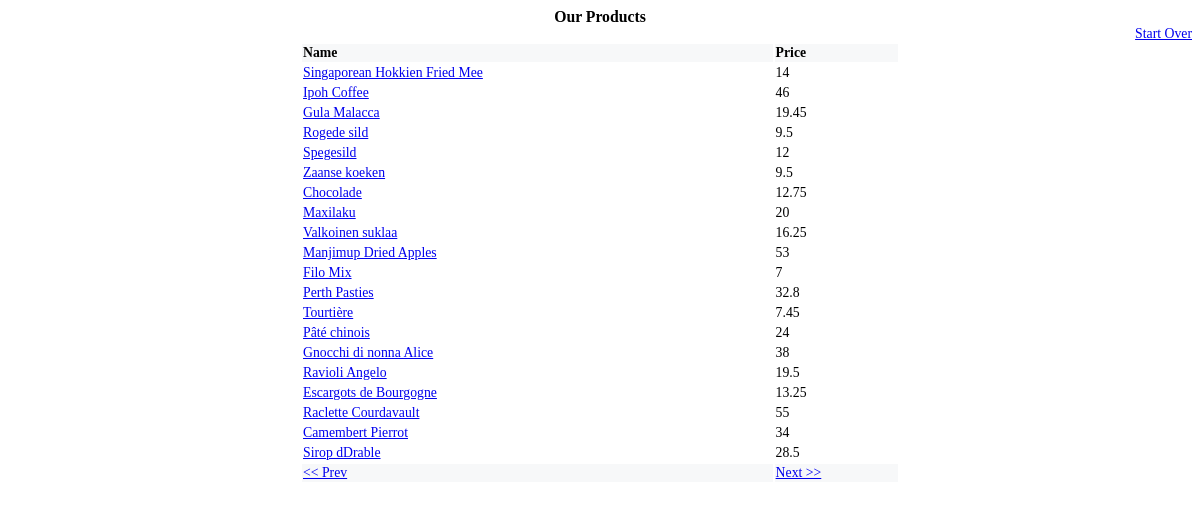
The page /index.php?view=table&rownum=41 on the database its author committed.
### tables this page shows
CREATE TABLE products (
  PRODUCTID int(11) NOT NULL auto_increment,
  PRODUCTNAME varchar(255) NOT NULL default '',
  UNITPRICE varchar(255) NOT NULL default '',
  UNITSINSTOCK varchar(255) NOT NULL default '',
  DISCONTINUED varchar(255) NOT NULL default '',
  PRIMARY KEY  (PRODUCTID)
);

### lib/ProductController.php (called while the page is built, shortened)
<?php
class ProductController extends ProductView {
    function ProductController (&$model,$getvars=null) {
        $this->header();
        switch ( $getvars['view'] ) {
            default:
                if ( empty ($getvars['rownum']) ) {
                    $this->productTable();
                } else {
                    $this->productTable($getvars['rownum']);
                }
                break;
        }
        $this->footer();
    }
}
?>

### lib/DataAccess.php (called while the page is built, shortened)
<?php
class DataAccess {
    var $db;
    var $query;
    function DataAccess ($host,$user,$pass,$db) {
        $this->db=mysql_pconnect($host,$user,$pass);
    }
    function fetch($sql) {
        $this->query=mysql_unbuffered_query($sql,$this->db);
    }
    function getRow () {
        if ( $row=mysql_fetch_array($this->query,MYSQL_ASSOC) )
            return $row;
        else
            return false;
    }
}
?>

### lib/ProductModel.php (called while the page is built, shortened)
<?php
class ProductModel {
    var $dao;
    function ProductModel (&$dao) {
        $this->dao=& $dao;
    }
    function listProducts($start=1,$rows=50) {
        $this->dao->fetch("SELECT * FROM products LIMIT ".$start.", ".$rows);
    }
    function getProduct() {
        if ( $product=$this->dao->getRow() )
            return $product;
        else
            return false;
    }
}
?>

### lib/ProductView.php (the view, shortened to what this page needs)
<?php
class ProductView {
    var $model;
    var $output;
    function ProductView (&$model) {
        $this->model=& $model;
    }
    function header () {
        $this->output=<<<EOD
<!doctype html public "-//W3C//DTD HTML 4.0 Transitional//EN">
<html>
<head>
<title> Our Products </title>
<style>
body { font-size: 13.75px; font-family: verdana }
td { font-size: 13.75px; font-family: verdana }
.title { font-size: 15.75px; font-weight: bold; font-family: verdana }
.heading {
    font-size: 13.75px; font-weight: bold;
    font-family: verdana; background-color: #f7f8f9 }
.nav { background-color: #f7f8f9 }
</style>
</head>
<body>
<div align="center" class="title">Our Products</div>
EOD;
        $this->output.="\n<div align=\"right\"><a href=\"".
            $_SERVER['PHP_SELF']."\">Start Over</a></div>\n";
    }
    function footer () {
        $this->output.="</body>\n</html>";
    }
    function productTable($rownum=1) {
        $rowsperpage='20';
        $this->model->listProducts($rownum,$rowsperpage);
        $this->output.="<table width=\"600\" align=\"center\">\n<tr>\n".
                "<td class=\"heading\">Name</td>\n".
                "<td class=\"heading\">Price</td>\n</tr>\n";
        while ( $product=$this->model->getProduct() ) {
            $this->output.="<tr>\n<td><a href=\"".$_SERVER['PHP_SELF'].
                "?view=product&id=".$product['PRODUCTID']."\">".
                $product['PRODUCTNAME']."</a></td>".
                "<td>".$product['UNITPRICE']."</td>\n</tr>\n";
        }
        $this->output.="<tr class=\"nav\">\n";
        if ( $rownum!=0 && $rownum > $rowsperpage ) {
            $this->output.="<td><a href=\"".$_SERVER['PHP_SELF'].
                "?view=table&rownum=".($rownum-$rowsperpage).
                "\"><< Prev</a></td>";
        } else {
            $this->output.="<td>&nbsp;</td>";
        }
        if ( $product['PRODUCTID'] < ($rownum + $rowsperpage) ) {
            $this->output.="<td><a href=\"".$_SERVER['PHP_SELF'].
                "?view=table&rownum=".($rownum+$rowsperpage).
                "\">Next >></a></td>";
        } else {
            $this->output.="<td>&nbsp;</td>\n";
        }
        $this->output.="</tr>\n</table>\n";
    }
}
?>

### lib/ProductView.php (style rules this page uses)
body { font-size: 13.75px; font-family: verdana }
td { font-size: 13.75px; font-family: verdana }
.title { font-size: 15.75px; font-weight: bold; font-family: verdana }
.heading { font-size: 13.75px; font-weight: bold; font-family: verdana; background-color: #f7f8f9 }
.nav { background-color: #f7f8f9 }

### rows shown on the page
products: PRODUCTNAME "Singaporean Hokkien Fried Mee", UNITPRICE "14"
products: PRODUCTNAME "Ipoh Coffee", UNITPRICE "46"
products: PRODUCTNAME "Gula Malacca", UNITPRICE "19.45"
products: PRODUCTNAME "Rogede sild", UNITPRICE "9.5"
products: PRODUCTNAME "Spegesild", UNITPRICE "12"
products: PRODUCTNAME "Zaanse koeken", UNITPRICE "9.5"
products: PRODUCTNAME "Chocolade", UNITPRICE "12.75"
products: PRODUCTNAME "Maxilaku", UNITPRICE "20"
products: PRODUCTNAME "Valkoinen suklaa", UNITPRICE "16.25"
products: PRODUCTNAME "Manjimup Dried Apples", UNITPRICE "53"
products: PRODUCTNAME "Filo Mix", UNITPRICE "7"
products: PRODUCTNAME "Perth Pasties", UNITPRICE "32.8"
products: PRODUCTNAME "Tourtière", UNITPRICE "7.45"
products: PRODUCTNAME "Pâté chinois", UNITPRICE "24"
products: PRODUCTNAME "Gnocchi di nonna Alice", UNITPRICE "38"
products: PRODUCTNAME "Ravioli Angelo", UNITPRICE "19.5"
products: PRODUCTNAME "Escargots de Bourgogne", UNITPRICE "13.25"
products: PRODUCTNAME "Raclette Courdavault", UNITPRICE "55"
products: PRODUCTNAME "Camembert Pierrot", UNITPRICE "34"
products: PRODUCTNAME "Sirop dDrable", UNITPRICE "28.5"
